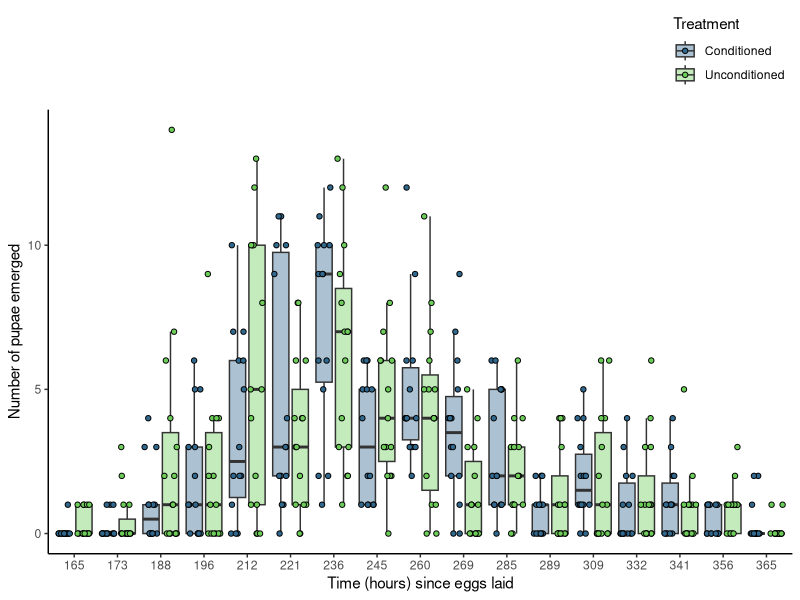
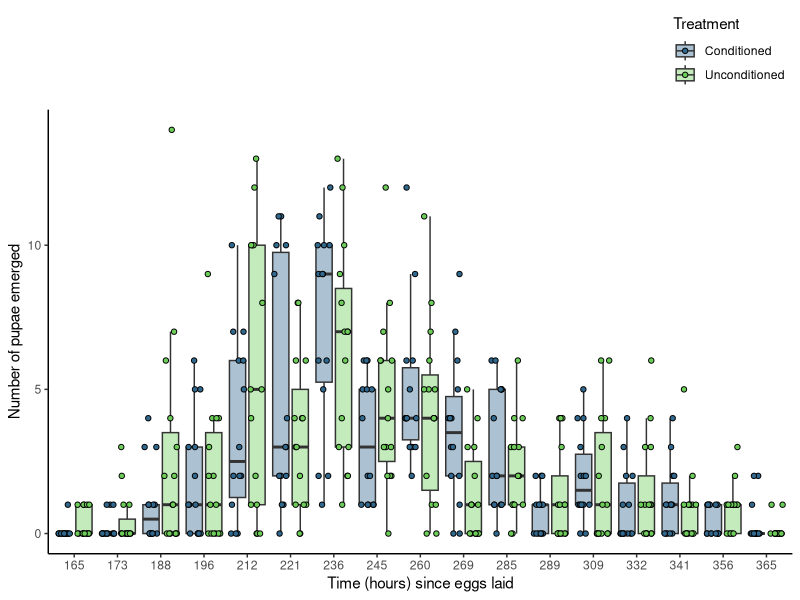

The R source for these figures, in order:
## Packages
library(tidyverse)
library(ggplot2)
library(readxl)
library(viridis)


## Choosing colours from viridis to use: 
viridis_colors <- viridis(10)

################################################ PUPAE ANALYSIS ####


## Reading pupae data in
pupae_fitness_MFE <- read_excel("data/fitness_development/MFE_pupae.xlsx")
pupae_fitness_MFE <- as.data.frame(pupae_fitness_MFE)

## Boxplot ##
pupae_boxplot_MFE <- ggplot(pupae_fitness_MFE, aes(x = factor(time_hours), y = pupae, fill = treatment)) +
  geom_boxplot(outlier.shape = NA, alpha = .4, position = position_dodge(width = 0.9)) +
  geom_point(aes(fill = treatment),
             size = 1.5, shape = 21,
             position = position_jitterdodge(jitter.width = 0.3, dodge.width = 0.9)) +
  scale_fill_manual(values = viridis_colors[c(4, 8)], labels = c("Conditioned", "Unconditioned")) +
  scale_x_discrete(labels = unique(pupae_fitness_MFE$time_hours)) +
  theme_classic() +
  theme(legend.position = "top",
        legend.justification = "right",
        legend.direction = "vertical",
        strip.placement = "outside", 
        strip.background = element_blank(),  
        strip.text = element_blank()) +
  labs(x = "Time (hours) since eggs laid", 
       y = "Number of pupae emerged",
       fill = "Treatment")


## Display the plot 
pupae_boxplot_MFE

## Saving a plot
ggsave(filename = "pupae_boxplot_MFE.png", 
       plot = pupae_boxplot_MFE, 
       width = 10, 
       height = 6, 
       dpi = 300)



#### Pupae data check. 

total_pupae <- pupae_fitness_MFE %>% 
  group_by(treatment, id) %>% 
  summarise(total_pupae = sum(pupae, na.rm = TRUE))
            
            
total_pupae <- as.data.frame(total_pupae)

#### #### #### #### #### #### #### #### #### #### #### #### #### #### #### ####

overall_emergence_treatment <- ggplot(total_pupae, aes(x = treatment, y = total_pupae, fill = treatment)) +
  geom_boxplot(outlier.shape = NA, alpha = 0.4, position = position_dodge(width = 0.75)) + 
  geom_point(aes(fill = treatment), 
             size = 2, shape = 21, 
             position = position_jitterdodge(jitter.width = 0.2, dodge.width = 0.75)) +
  scale_y_continuous(breaks = seq(0, 80, 10)) +
  scale_x_discrete(labels = c("Conditioned", "Unconditioned")) + 
  theme_classic() +
  scale_fill_manual(values = viridis_colors[c(4, 8)], labels = c("Conditioned", "Unconditioned")) +
  theme(legend.position = "top",
        legend.justification = "right",
        legend.direction = "vertical") +
  labs(x = "Treatment", 
       y = "Number of Pupae Emerged", 
       fill = "Treatment") +
  ylim(0, 350)
